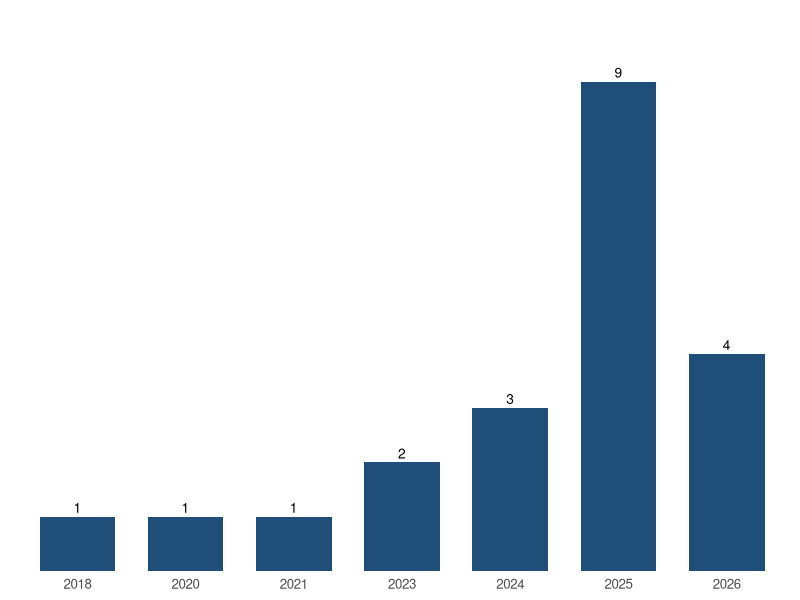

Source code (R):
## ---- chunk 1
#| label: setup
#| include: false
library(ggplot2)
pubs <- read.csv("data/publications.csv", stringsAsFactors = FALSE)
pubs <- pubs[order(-pubs$year, seq_len(nrow(pubs))), ]
## ---- chunk 2
#| label: fig-pubs-year
#| echo: false
#| fig-height: 2.6
#| fig-cap: "Publications per year"
ggplot(pubs, aes(factor(year))) +
  geom_bar(fill = "#1f4e79", width = 0.7) +
  geom_text(stat = "count", aes(label = after_stat(count)), vjust = -0.4, size = 3.5) +
  scale_y_continuous(expand = expansion(mult = c(0, 0.15))) +
  labs(x = NULL, y = NULL) +
  theme_minimal(base_size = 12) +
  theme(panel.grid = element_blank(), axis.text.y = element_blank())
## ---- chunk 3
#| label: pub-list
#| echo: false
#| output: asis
fmt_pub <- function(p) {
  authors <- gsub("Devkota J", "**Devkota J**", p$authors, fixed = TRUE)
  if (isTRUE(p$equal_first) || identical(p$equal_first, "True"))
    authors <- sub("**Devkota J**", "**Devkota J**<sup>\\*</sup>", authors, fixed = TRUE)
  links <- c(
    if (nzchar(p$doi))   sprintf("[DOI](https://doi.org/%s){.badge-link .badge .text-bg-primary}", p$doi),
    if (!is.na(p$pmid) && nzchar(p$pmid)) sprintf("[PubMed](https://pubmed.ncbi.nlm.nih.gov/%s/){.badge-link .badge .text-bg-secondary}", p$pmid),
    if (nzchar(p$pmcid)) sprintf("[Full text](https://www.ncbi.nlm.nih.gov/pmc/articles/%s/){.badge-link .badge .text-bg-success}", p$pmcid)
  )
  sprintf("- [%s.]{.pub-title}<br>%s.<br>[*%s*, %d]{.pub-meta}<br>%s",
          p$title, authors, p$journal, p$year, paste(links, collapse = " "))
}
for (yr in unique(pubs$year)) {
  cat("\n## ", yr, "\n\n::: {.pub-list}\n", sep = "")
  sub <- pubs[pubs$year == yr, ]
  for (i in seq_len(nrow(sub))) cat(fmt_pub(sub[i, ]), "\n", sep = "")
  cat(":::\n")
}
